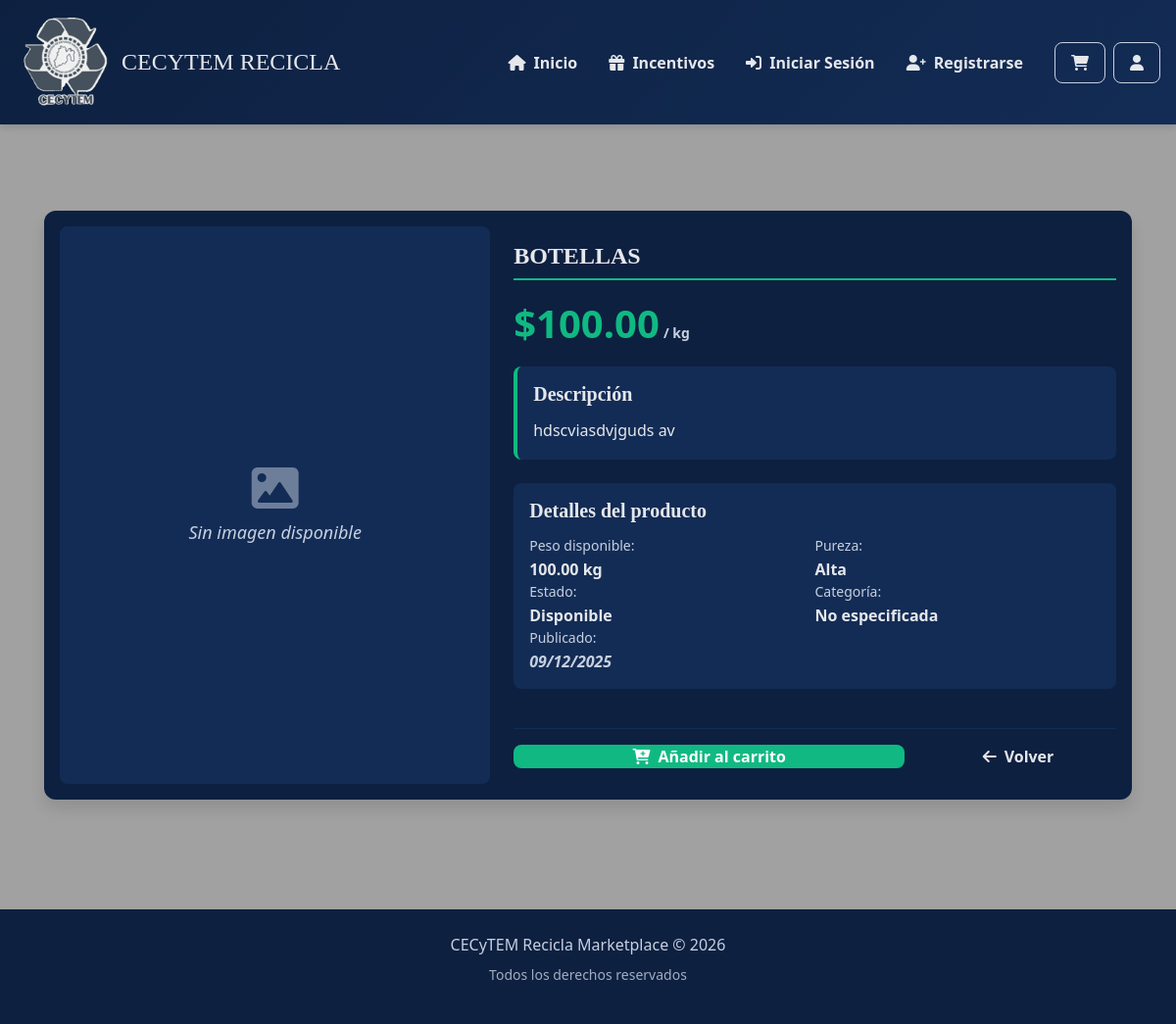
Page /producto/3/ on the earlier database version.
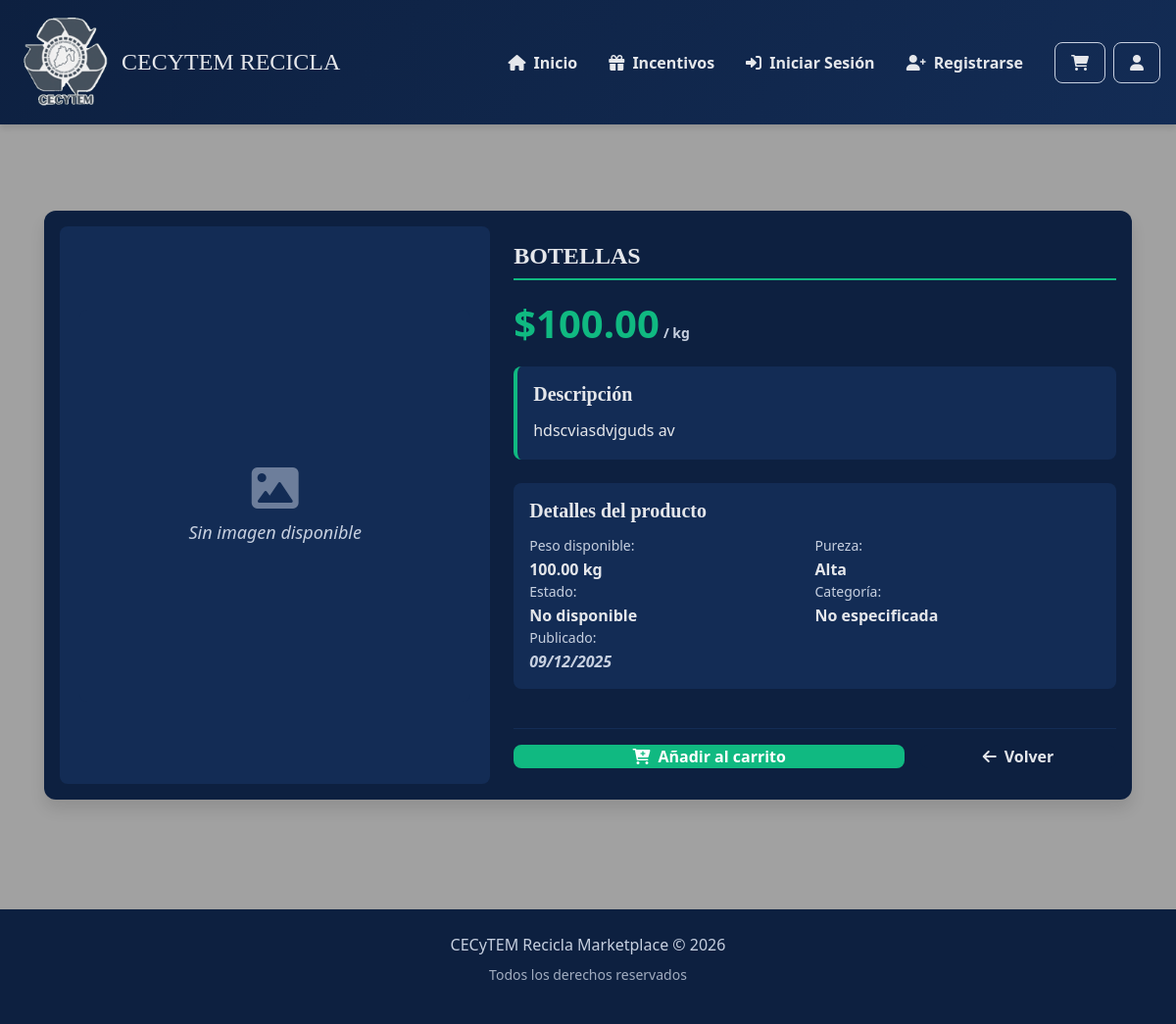
Same page on the later database version.
### applications/MarketPlace/models.py (models this page shows, shortened)
class Producto(models.Model):
    PUREZA = [
        ('alta', 'Alta'),
        ('media', 'Media'),
        ('baja', 'Baja'),
    ]
    ESTADO = [
        ('disponible', 'Disponible'),
        ('no_disponible', 'No disponible'),
    ]
    id_producto = models.AutoField(primary_key=True)
    id_usuario = models.ForeignKey(Usuario, on_delete=models.CASCADE)
    id_categoria = models.ForeignKey(Categoria, on_delete=models.CASCADE)
    nombre = models.CharField(max_length=50, blank=True, null=True)
    descripcion = models.TextField(blank=True, null=True)
    precio_kg = models.DecimalField(max_digits=10, decimal_places=2)
    peso_disponible_kg = models.DecimalField(max_digits=10, decimal_places=2)
    pureza = models.CharField(max_length=5, choices=PUREZA)
    estado = models.CharField(max_length=15, choices=ESTADO)
    fecha_publicacion = models.DateTimeField(auto_now_add=True)
    class Meta:
        verbose_name = 'Producto'
        verbose_name_plural = 'Productos'
        ordering = ['-fecha_publicacion']
        indexes = [
            models.Index(fields=['estado']),
            models.Index(fields=['pureza']),
            models.Index(fields=['precio_kg']),
            models.Index(fields=['id_categoria']),
            models.Index(fields=['fecha_publicacion']),
        ]
        constraints = [
            models.CheckConstraint(
                check=models.Q(precio_kg__gte=0),
                name='precio_positivo'
            ),
            models.CheckConstraint(
                check=models.Q(peso_disponible_kg__gte=0),
                name='peso_positivo'
            ),
        ]

### applications/MarketPlace/views.py (the view)
# urls.py: path('producto/<int:pk>/', ProductoDetailView.as_view(), name='producto_detail'),
class ProductoDetailView(DetailView):
    model = Producto
    template_name = "Marketplace/producto_detalle.html"
    context_object_name = "producto"
    def get_context_data(self, **kwargs):
        context = super().get_context_data(**kwargs)
        context["imagenes"] = ImagenProducto.objects.filter(id_producto=self.object)
        return context

### Templates/Marketplace/producto_detalle.html (shortened to what the changed rows need)
{% extends './navegación.html' %}
{% block pag %}
<section class="detalle-wrapper">
    <div class="detalle-panel">
        <div class="card detalle-card">
            <div class="detalle-info">
                <h1 class="detalle-titulo">{{ producto.nombre }}</h1>
                <p class="detalle-precio">
                    <span class="detalle-price-main">${{ producto.precio_kg }}</span>
                    <span class="precio-unidad">/ kg</span>
                </p>
                <div class="detalle-descripcion-container">
                    <h3 class="detalle-subtitle">Descripción</h3>
                    <p class="detalle-descripcion">
                        {{ producto.descripcion|default:"No hay descripción disponible" }}
                    </p>
                </div>
                <div class="detalle-datos">
                    <h3 class="detalle-subtitle">Detalles del producto</h3>
                    <div class="detalle-datos-grid">
                        <div class="detalle-dato-item">
                            <span class="detalle-dato-label">Peso disponible:</span>
                            <span class="detalle-dato-value">{{ producto.peso_disponible_kg }} kg</span>
                        </div>
                        <div class="detalle-dato-item">
                            <span class="detalle-dato-label">Pureza:</span>
                            <span class="detalle-dato-value">{{ producto.get_pureza_display }}</span>
                        </div>
                        <div class="detalle-dato-item">
                            <span class="detalle-dato-label">Estado:</span>
                            <span class="detalle-dato-value">{{ producto.get_estado_display }}</span>
                        </div>
                        <div class="detalle-dato-item">
                            <span class="detalle-dato-label">Publicado:</span>
                            <span class="detalle-dato-value detalle-fecha">{{ producto.fecha_publicacion|date:"d/m/Y" }}</span>
                        </div>
                    </div>
                </div>
                <div class="detalle-acciones">
                    <button class="btn btn-primary detalle-btn-cart">
                    </button>
                    <a href="{% url 'home' %}" class="btn btn-secondary detalle-btn-back">
                    </a>
                </div>
            </div>
        </div>
    </div>
</section>
{% endblock %}

Differences in the rows shown:
changed Producto "BOTELLAS": estado "Disponible" → "No disponible"
